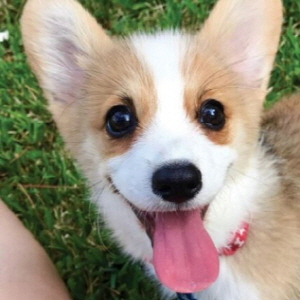
#> input picture OpenCV21/dog.JPG, 300 x 300 px, found by its file name
$ jupyter execute C154.ipynb
#> lines starting #> are read from the running program, lines starting #| are printed output that depends on the picture; after the words box and inside, x2 and y2 are one past the last pixel; in counts of white or black regions, pixels touching at a corner belong together
## 1.5.4 Introduction to SIFT (Scale-Invariant Feature Transform)

[cell 1]
import cv2
import numpy as np
from matplotlib import pyplot as plt

[cell 2]
img = cv2.imread('dog.jpg')
#> img is the input picture: shape (300, 300, 3); mean B, G, R 128.7, 145.4, 154.9
gray= cv2.cvtColor(img,cv2.COLOR_BGR2GRAY)
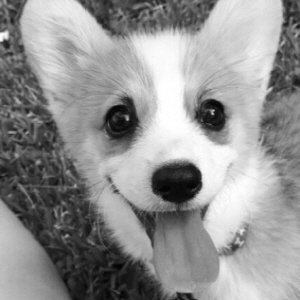
#> gray: shape (300, 300); min 2, max 255, mean 146.4

[cell 3]
sift = cv2.SIFT_create()
kp = sift.detect(gray,None)
#> kp = 666 keypoints; strongest (x, y, size): (211, 116, 24.3), (177, 184, 30.6), (122, 122, 28.4), (212, 112, 3.4)
imgsift = cv2.imread('dog.jpg')
imgsift=cv2.drawKeypoints(img,kp,imgsift,flags=cv2.DRAW_MATCHES_FLAGS_DRAW_RICH_KEYPOINTS)
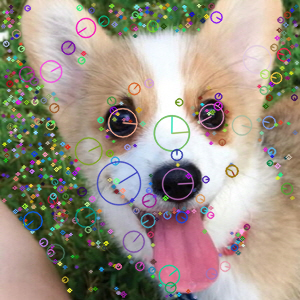
#> imgsift: shape (300, 300, 3); mean B, G, R 133.2, 146.7, 156.8

[cell 4]
plt.figure(figsize = (30,45))
plt.subplot(1,2,1),plt.imshow(img,cmap = 'gray')
plt.title('img'), plt.xticks([]), plt.yticks([])
plt.subplot(1,2,2),plt.imshow(imgsift,cmap = 'gray')
plt.title('imgsift'), plt.xticks([]), plt.yticks([])
plt.show()
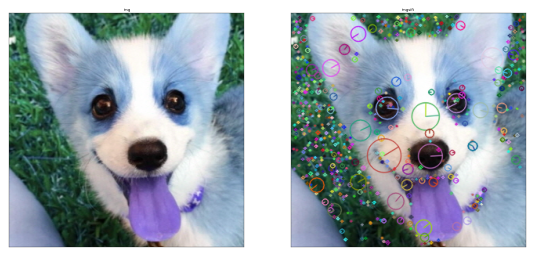
#> figure drawn by matplotlib, 2 panels; B, G, R data is drawn as R, G, B
